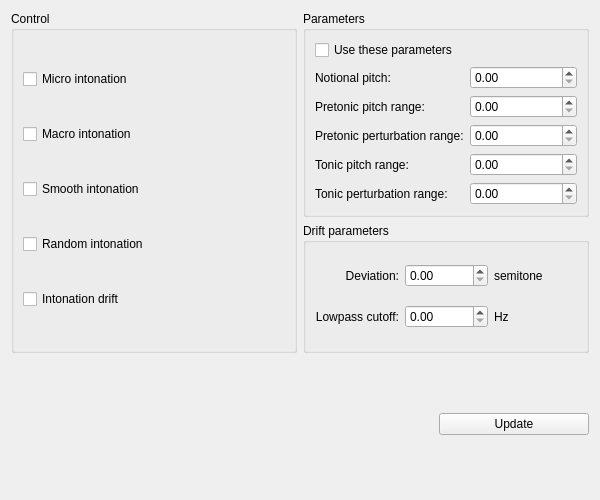
<?xml version="1.0" encoding="UTF-8"?>
<ui version="4.0">
 <class>IntonationParametersWindow</class>
 <widget class="QWidget" name="IntonationParametersWindow">
  <property name="geometry">
   <rect>
    <x>0</x>
    <y>0</y>
    <width>600</width>
    <height>500</height>
   </rect>
  </property>
  <property name="windowTitle">
   <string>Intonation parameters</string>
  </property>
  <layout class="QGridLayout" name="gridLayout">
   <item row="0" column="1">
    <widget class="QGroupBox" name="groupBox_2">
     <property name="title">
      <string>Parameters</string>
     </property>
     <layout class="QFormLayout" name="formLayout_2">
      <item row="0" column="0">
       <widget class="QCheckBox" name="useParametersCheckBox">
        <property name="text">
         <string>Use these parameters</string>
        </property>
       </widget>
      </item>
      <item row="1" column="0">
       <widget class="QLabel" name="label_3">
        <property name="text">
         <string>Notional pitch:</string>
        </property>
       </widget>
      </item>
      <item row="1" column="1">
       <widget class="QDoubleSpinBox" name="notionalPitchSpinBox"/>
      </item>
      <item row="2" column="0">
       <widget class="QLabel" name="label_4">
        <property name="text">
         <string>Pretonic pitch range:</string>
        </property>
       </widget>
      </item>
      <item row="2" column="1">
       <widget class="QDoubleSpinBox" name="pretonicPitchRangeSpinBox"/>
      </item>
      <item row="3" column="0">
       <widget class="QLabel" name="label_7">
        <property name="text">
         <string>Pretonic perturbation range:</string>
        </property>
       </widget>
      </item>
      <item row="3" column="1">
       <widget class="QDoubleSpinBox" name="pretonicPerturbationRangeSpinBox"/>
      </item>
      <item row="4" column="0">
       <widget class="QLabel" name="label_5">
        <property name="text">
         <string>Tonic pitch range:</string>
        </property>
       </widget>
      </item>
      <item row="4" column="1">
       <widget class="QDoubleSpinBox" name="tonicPitchRangeSpinBox"/>
      </item>
      <item row="5" column="0">
       <widget class="QLabel" name="label_6">
        <property name="text">
         <string>Tonic perturbation range:</string>
        </property>
       </widget>
      </item>
      <item row="5" column="1">
       <widget class="QDoubleSpinBox" name="tonicPerturbationRangeSpinBox"/>
      </item>
     </layout>
    </widget>
   </item>
   <item row="2" column="0" colspan="2">
    <widget class="QWidget" name="widget" native="true">
     <layout class="QHBoxLayout" name="horizontalLayout">
      <property name="leftMargin">
       <number>0</number>
      </property>
      <property name="topMargin">
       <number>0</number>
      </property>
      <property name="rightMargin">
       <number>0</number>
      </property>
      <property name="bottomMargin">
       <number>0</number>
      </property>
      <item>
       <spacer name="horizontalSpacer">
        <property name="orientation">
         <enum>Qt::Horizontal</enum>
        </property>
        <property name="sizeHint" stdset="0">
         <size>
          <width>40</width>
          <height>20</height>
         </size>
        </property>
       </spacer>
      </item>
      <item>
       <widget class="QPushButton" name="updateButton">
        <property name="minimumSize">
         <size>
          <width>150</width>
          <height>0</height>
         </size>
        </property>
        <property name="text">
         <string>Update</string>
        </property>
       </widget>
      </item>
     </layout>
    </widget>
   </item>
   <item row="0" column="0" rowspan="2">
    <widget class="QGroupBox" name="groupBox">
     <property name="title">
      <string>Control</string>
     </property>
     <layout class="QVBoxLayout" name="verticalLayout">
      <item>
       <widget class="QCheckBox" name="microCheckBox">
        <property name="text">
         <string>Micro intonation</string>
        </property>
       </widget>
      </item>
      <item>
       <widget class="QCheckBox" name="macroCheckBox">
        <property name="text">
         <string>Macro intonation</string>
        </property>
       </widget>
      </item>
      <item>
       <widget class="QCheckBox" name="smoothCheckBox">
        <property name="enabled">
         <bool>true</bool>
        </property>
        <property name="text">
         <string>Smooth intonation</string>
        </property>
       </widget>
      </item>
      <item>
       <widget class="QCheckBox" name="randomCheckBox">
        <property name="text">
         <string>Random intonation</string>
        </property>
       </widget>
      </item>
      <item>
       <widget class="QCheckBox" name="driftCheckBox">
        <property name="text">
         <string>Intonation drift</string>
        </property>
       </widget>
      </item>
     </layout>
    </widget>
   </item>
   <item row="1" column="1">
    <widget class="QGroupBox" name="groupBox_3">
     <property name="title">
      <string>Drift parameters</string>
     </property>
     <layout class="QGridLayout" name="gridLayout_2">
      <item row="1" column="2">
       <widget class="QLabel" name="label_9">
        <property name="text">
         <string>Hz</string>
        </property>
       </widget>
      </item>
      <item row="0" column="2">
       <widget class="QLabel" name="label_10">
        <property name="text">
         <string>semitone</string>
        </property>
       </widget>
      </item>
      <item row="0" column="1">
       <widget class="QDoubleSpinBox" name="deviationSpinBox"/>
      </item>
      <item row="1" column="0">
       <widget class="QLabel" name="label_2">
        <property name="text">
         <string>Lowpass cutoff:</string>
        </property>
        <property name="alignment">
         <set>Qt::AlignRight|Qt::AlignTrailing|Qt::AlignVCenter</set>
        </property>
       </widget>
      </item>
      <item row="1" column="1">
       <widget class="QDoubleSpinBox" name="cutoffSpinBox"/>
      </item>
      <item row="0" column="0">
       <widget class="QLabel" name="label">
        <property name="text">
         <string>Deviation:</string>
        </property>
        <property name="alignment">
         <set>Qt::AlignRight|Qt::AlignTrailing|Qt::AlignVCenter</set>
        </property>
       </widget>
      </item>
     </layout>
    </widget>
   </item>
  </layout>
 </widget>
 <tabstops>
  <tabstop>microCheckBox</tabstop>
  <tabstop>macroCheckBox</tabstop>
  <tabstop>smoothCheckBox</tabstop>
  <tabstop>randomCheckBox</tabstop>
  <tabstop>driftCheckBox</tabstop>
  <tabstop>useParametersCheckBox</tabstop>
  <tabstop>notionalPitchSpinBox</tabstop>
  <tabstop>pretonicPitchRangeSpinBox</tabstop>
  <tabstop>pretonicPerturbationRangeSpinBox</tabstop>
  <tabstop>tonicPitchRangeSpinBox</tabstop>
  <tabstop>tonicPerturbationRangeSpinBox</tabstop>
  <tabstop>deviationSpinBox</tabstop>
  <tabstop>cutoffSpinBox</tabstop>
  <tabstop>updateButton</tabstop>
 </tabstops>
 <resources/>
 <connections/>
</ui>
